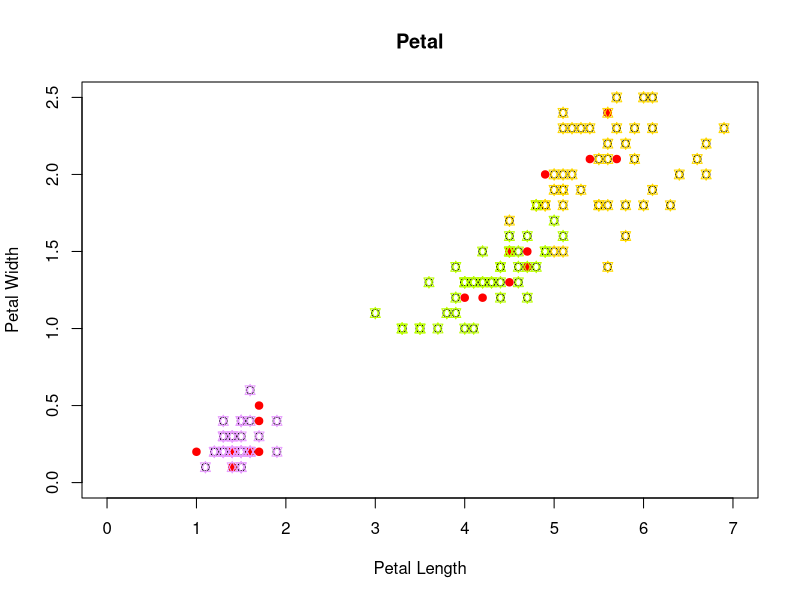
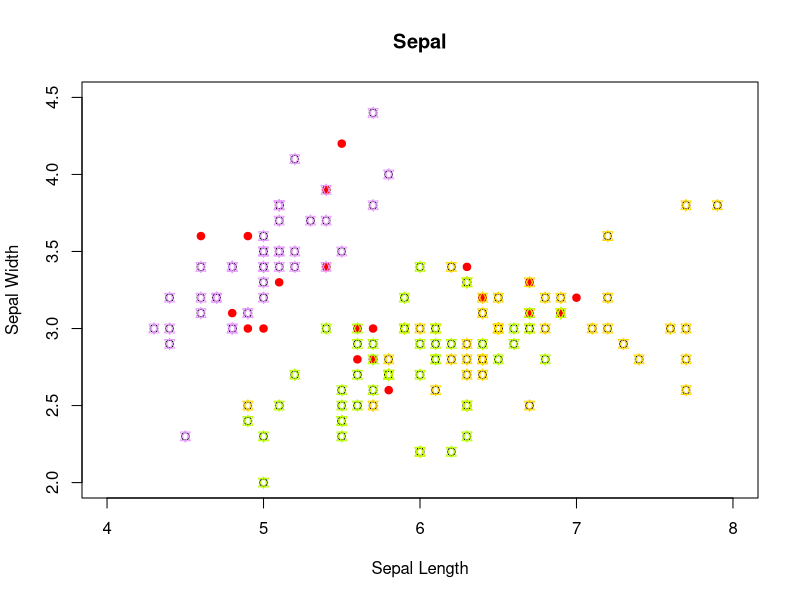
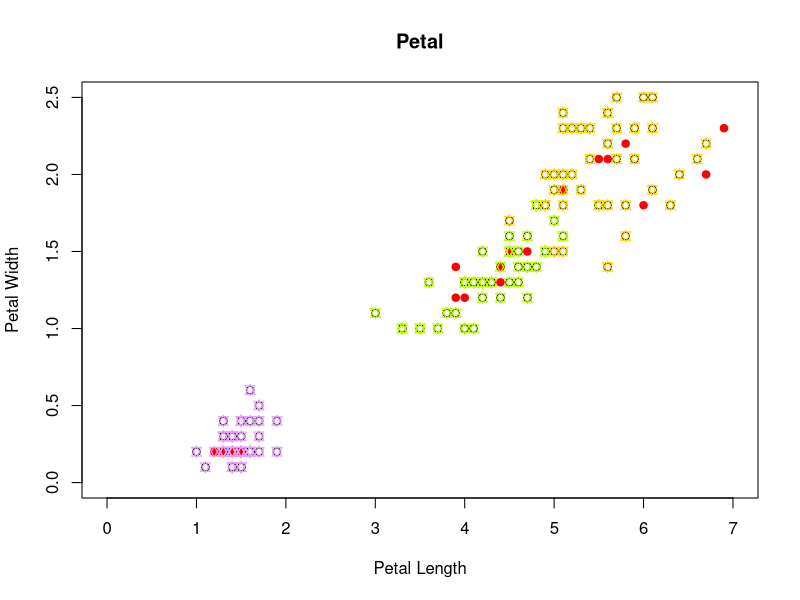
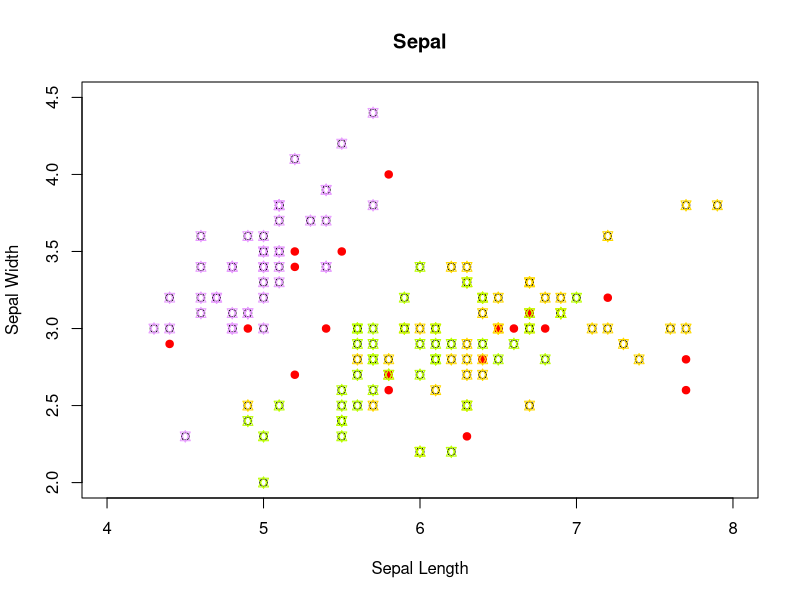
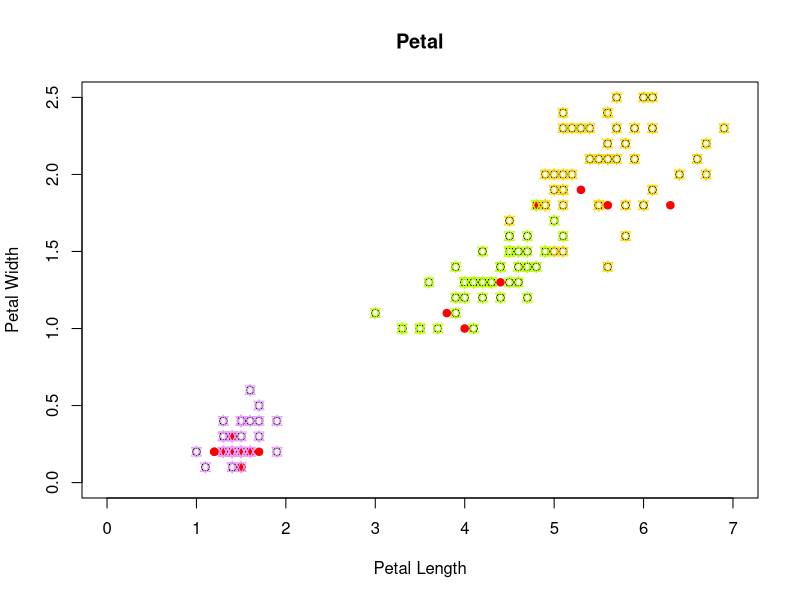
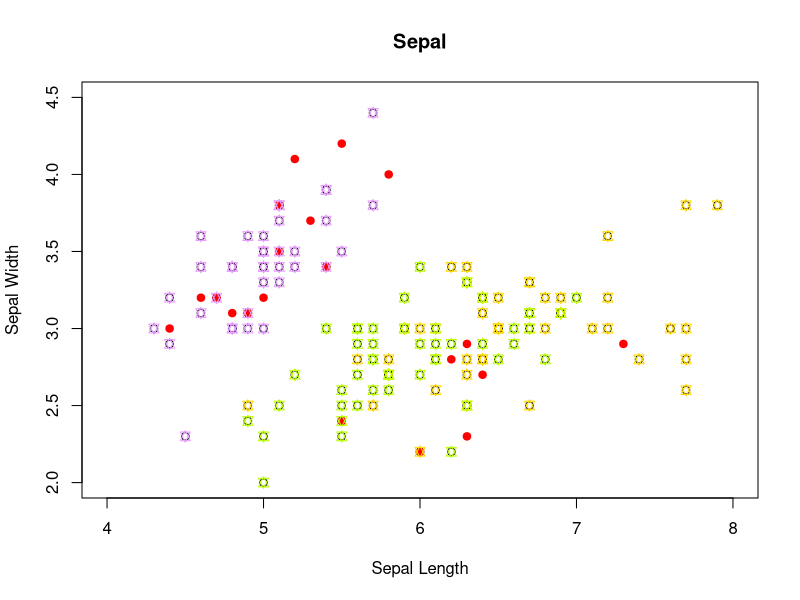
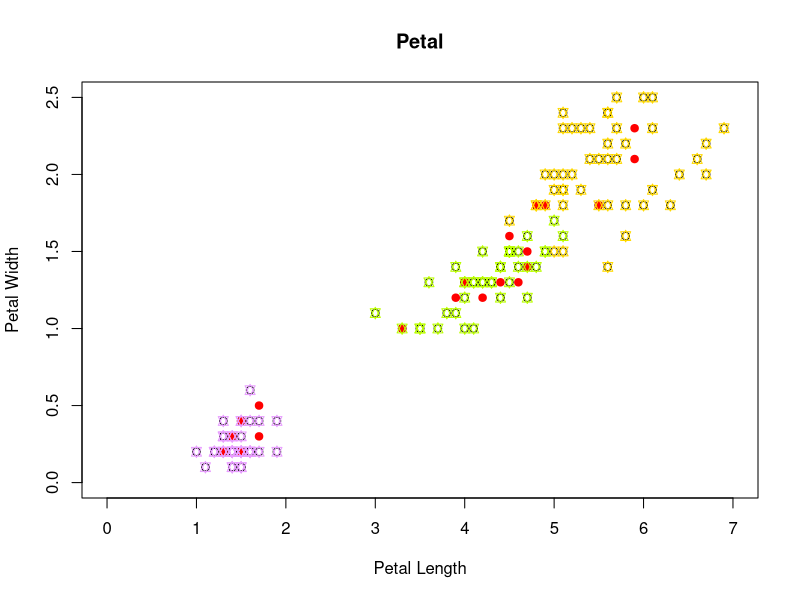
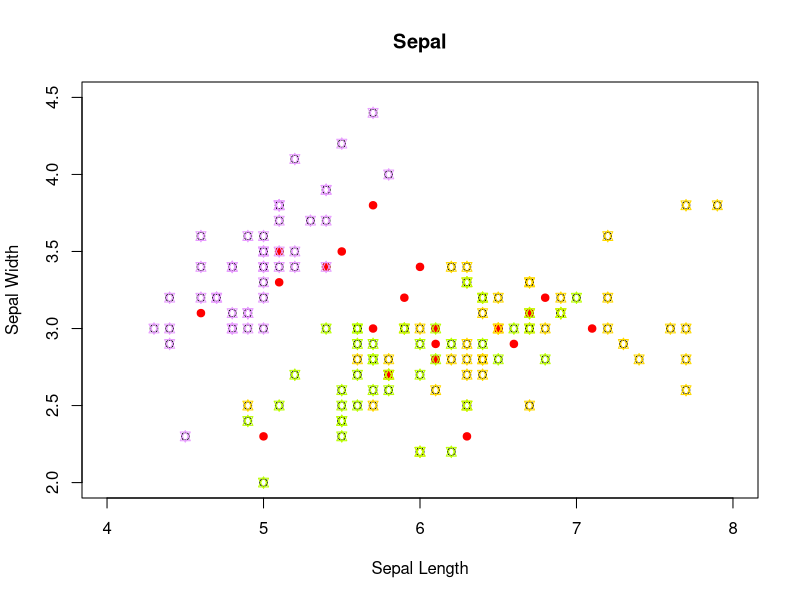

Recreate these plots in R, in order. (Note: this script raises an error after producing the figures.)

library(caret)

#' Usando las coordenadas de 2 cuatro puntos se calcula la distancia entre ambos puntos
#' 
#' @param x1 Valor en el eje x del punto 1
#' @param x2 Valor en el eje x del punto 2
#' @param y1 Valor en el eje y del punto 1
#' @param y2 Valor en el eje y del punto 2
#' @return La distancia entre el punto 1 y el punto 2
distancia <- function(x1, x2, y1, y2) {
  resultado = sqrt((x1 - x2)^2 + (y1 - y2)^2)
  return(resultado)
}

#' Se crea una lista de {q} numeros aleatorios entre 1 y 150
#' 
#' @param q Numero de valores aleatorios
#' @return Un vector de valores aleatorios de tamaño {q}
random_num_list <- function(q) {
  lista = sort(as.integer(runif(q, min = 1, max = 149)))
  for (i in 2:q) {
    prev = i - 1
    if (lista[prev] == lista[i]) {
      lista[i] = lista[i] + 1
    } else if (lista[prev] > lista[i]) {
      lista[i] = lista[prev] + 1
    }
  }
  return(lista)
}

k_n_cerca <- function(data) {
  species = data$Species[1:5]
  muestra = as.data.frame(table(species))
  muestra = muestra[order(muestra$Freq, decreasing = TRUE), ]
  return(as.vector(muestra$species)[1])
}

# Crea las carpetas para el analisis con sepal y petal
dir.create(file.path("./", "tests"), showWarnings = FALSE)

# Lista de presición
precisionTable.sepal = data.frame(k_n = c(1), precision = c(1))
precisionTable.petal = data.frame(k_n = c(1), precision = c(1))
for (prueba in 1:20) {

  # Lista de candidatos a evaluar
  candidatos = random_num_list(20)
  # Data frame con los datos correspondientes a cada candidato
  conejos = iris[candidatos, ]
  # Data frame con todos los datos excepto los candidatos seleccionados
  flores = iris[-candidatos, ]
  conejosTest.sepal = data.frame(original = conejos$Species, nuevo = "")
  conejosTest.petal = data.frame(original = conejos$Species, nuevo = "")
  
  # Crea las carpetas para el analisis con sepal y petal
  dir.create(file.path("./tests/", paste("k_", prueba, sep = "")), showWarnings = FALSE)

  # Ciclo por cada cada candidato (20)
  for (test in 1:length(candidatos)) {
    # Calculo de la distancia entre la muestra y todo el conjunto
    distancia_sepal = distancia(
      conejos$Sepal.Length[test],
      flores$Sepal.Length,
      conejos$Sepal.Width[test],
      flores$Sepal.Width
    )
    distancia_petal = distancia(
      conejos$Petal.Length[test],
      flores$Petal.Length,
      conejos$Petal.Width[test],
      flores$Petal.Width
    )

    # Creación de un data frame con las distancias y sus respectivas especies
    d_sepal = data.frame(
      distancia_sepal,
      Species = flores$Species
    )
    d_petal = data.frame(
      distancia_petal,
      Species = flores$Species
    )

    # Ordenar de menor a mayor los datos segun su distancia
    d_sepal = d_sepal[order(d_sepal$distancia_sepal),]
    d_petal = d_petal[order(d_petal$distancia_petal),]
    # Crea las carpetas para el analisis con sepal y petal
    dir.create(file.path(paste("./tests/k_", prueba, sep = ""), "sepal"), showWarnings = FALSE)
    dir.create(file.path(paste("./tests/k_", prueba, sep = ""), "petal"), showWarnings = FALSE)
    # Escribe los un archivo csv con los 10 primeros elementos de los candidatos segun su distancia sepal y petal
    write.csv(d_sepal[1:10, ], paste("./tests/k_", prueba, "/sepal/candidato_", test, ".csv", sep = ""))
    write.csv(d_petal[1:10, ], paste("./tests/k_", prueba, "/petal/candidato_", test, ".csv", sep = ""))

    # Ciclo para hacer un analisis con los primeras 5 muestras más cercanas segun sepal
    for (q in seq(from = 0.2, to = 1, by = 0.05)) {
      k_n_eval = d_sepal[d_sepal$distancia_sepal < q, ]
      if (length(k_n_eval[ ,1]) >= 5) {
        conejosTest.sepal$nuevo[test] = k_n_cerca(k_n_eval)
        break
      }
    }
    # Ciclo para hacer un analisis con los primeras 5 muestras más cercanas segun petal
    for (q in seq(from = 0.2, to = 1, by = 0.05)) {
      k_n_eval = d_petal[d_petal$distancia_petal < q, ]
      if (length(k_n_eval[ ,1]) >= 5) {
        conejosTest.petal$nuevo[test] = k_n_cerca(k_n_eval)
        break
      }
    }
  }

  # Escribe un resumen de lo analisado con los datos de los candidatos segun sepal y petal
  write.csv(conejosTest.sepal, paste("./tests/k_", prueba, "/resumen_sepal", ".csv", sep = ""))
  write.csv(conejosTest.petal, paste("./tests/k_", prueba, "/resumen_petal", ".csv", sep = ""))

  # Los resumenes son transformados en factores para su correcto analisis para la función {confusionMatrix}
  conejosTest.sepal$original = factor(conejosTest.sepal$original, levels = c('setosa', 'versicolor', 'virginica'))
  conejosTest.sepal$nuevo = factor(conejosTest.sepal$nuevo, levels = c('setosa', 'versicolor', 'virginica'))
  conejosTest.petal$original = factor(conejosTest.petal$original, levels = c('setosa', 'versicolor', 'virginica'))
  conejosTest.petal$nuevo = factor(conejosTest.petal$nuevo, levels = c('setosa', 'versicolor', 'virginica'))
  # Asignación de la matriz de confusion a una variable para su posterior escritura
  matriz.sepal = confusionMatrix(conejosTest.sepal$nuevo, conejosTest.sepal$original)
  matriz.petal = confusionMatrix(conejosTest.petal$nuevo, conejosTest.petal$original)
  write.csv(matriz.sepal$table, paste("./tests/k_", prueba, "/confusion_matrix_sepal", ".csv", sep = ""))
  write.csv(matriz.petal$table, paste("./tests/k_", prueba, "/confusion_matrix_petal", ".csv", sep = ""))
  precisionTable.sepal[prueba, ] = c(prueba, matriz.sepal$overall[1])
  precisionTable.petal[prueba, ] = c(prueba, matriz.petal$overall[1])

  point_size = 1
  petal_plot = paste("./tests/k_", prueba, "/Petal_plot", ".png", sep = "")
  png(file=petal_plot, width = 2000, height = 2000, units = "px", pointsize = 30)
  plot(
    flores$Petal.Length,
    flores$Petal.Width,
    main="Petal",
    xlab="Petal Length",
    ylab="Petal Width",
    xlim=c(0, 7),
    ylim=c(0, 2.5)
  )
  points(
    conejos$Petal.Length,
    conejos$Petal.Width, 
    type = "p",
    pch = 19,
    col = "red",
  )
  points(
    flores$Petal.Length[flores$Species == "setosa"],
    flores$Petal.Width[flores$Species == "setosa"], 
    type = "p",
    pch = 11,
    col = "#e89eff",
    cex = point_size,
  )
  points(
    flores$Petal.Length[flores$Species == "virginica"],
    flores$Petal.Width[flores$Species == "virginica"], 
    type = "p",
    pch = 11,
    col = "#ffd900",
    cex = point_size,
  )
  points(
    flores$Petal.Length[flores$Species == "versicolor"],
    flores$Petal.Width[flores$Species == "versicolor"], 
    type = "p",
    pch = 11,
    col = "#bbff00",
    cex = point_size,
  )
  dev.off()

  sepal_plot = paste("./tests/k_", prueba, "/Sepal_plot", ".png", sep = "")
  png(file=sepal_plot, width = 2000, height = 2000, units = "px", pointsize = 30)
  plot(
    flores$Sepal.Length,
    flores$Sepal.Width,
    main="Sepal",
    xlab="Sepal Length",
    ylab="Sepal Width",
    xlim=c(4, 8),
    ylim=c(2, 4.5)
  )
  points(
    conejos$Sepal.Length,
    conejos$Sepal.Width, 
    type = "p",
    pch = 19,
    col = "red",
  )
  points(
    flores$Sepal.Length[flores$Species == "setosa"],
    flores$Sepal.Width[flores$Species == "setosa"], 
    type = "p",
    pch = 11,
    col = "#e89eff",
    cex = point_size,
  )
  points(
    flores$Sepal.Length[flores$Species == "virginica"],
    flores$Sepal.Width[flores$Species == "virginica"], 
    type = "p",
    pch = 11,
    col = "#ffd900",
    cex = point_size,
  )
  points(
    flores$Sepal.Length[flores$Species == "versicolor"],
    flores$Sepal.Width[flores$Species == "versicolor"], 
    type = "p",
    pch = 11,
    col = "#bbff00",
    cex = point_size,
  )
  dev.off()
}


write.csv(precisionTable.sepal, "./tests/accuracy_sepal.csv")
write.csv(precisionTable.petal, "./tests/accuracy_petal.csv")

png(file="sepal_accuracy.png", width = 2000, height = 2000, units = "px", pointsize = 30)

plot(
  precisionTable.sepal$k_n,
  precisionTable.sepal$precision,
  main="Accuracy",
  xlab="K_n",
  ylab="Accuracy",
  xlim=c(1, 21),
  ylim=c(0.5, 1),
  type = "n",
  xaxt = "n",
  yaxt = "n"
)
puntos.sepal = precisionTable.sepal[order(precisionTable.sepal$precision),]
tabla_puntos = as.data.frame(table(puntos.sepal$precision))
axis(1, at = c(1, 5, 10, 15, 20))
axis(2, at = format(round(as.numeric(as.vector(tabla_puntos$Var1)), 2), nsmall = 2), las = 1,)
paleta = hcl.colors(
  length(table(puntos.sepal$precision)),
  palette = "Temps"
)
paleta_per = NULL
for (punto in 1:length(table(puntos.sepal$precision))) {
  times = tabla_puntos$Freq[punto]
  paleta_per = append(paleta_per, rep(paleta[punto], times))
}
points(
  puntos.sepal$k_n,
  puntos.sepal$precision,
  type = "p",
  pch = 15,
  col= paleta_per,
  cex = 2,
)
text(
  puntos.sepal$k_n,
  puntos.sepal$precision,
  labels = puntos.sepal$k_n,
  cex= 0.9,
  pos= 3
)

dev.off()


png(file="petal_accuracy.png", width = 2000, height = 2000, units = "px", pointsize = 30)

plot(
  precisionTable.petal$k_n,
  precisionTable.petal$precision,
  main="Accuracy",
  xlab="K_n",
  ylab="Accuracy",
  xlim=c(1, 21),
  ylim=c(0.5, 1),
  type = "n",
  xaxt = "n",
  yaxt = "n"
)
puntos.petal = precisionTable.petal[order(precisionTable.petal$precision),]
tabla_puntos = as.data.frame(table(puntos.petal$precision))
axis(1, at = c(1, 5, 10, 15, 20))
axis(2, at = format(round(as.numeric(as.vector(tabla_puntos$Var1)), 2), nsmall = 2), las = 1,)
paleta = hcl.colors(
  length(table(puntos.petal$precision)),
  palette = "Temps"
)
paleta_per = NULL
for (punto in 1:length(table(puntos.petal$precision))) {
  times = tabla_puntos$Freq[punto]
  paleta_per = append(paleta_per, rep(paleta[punto], times))
}
points(
  puntos.petal$k_n,
  puntos.petal$precision,
  type = "p",
  pch = 15,
  col= paleta_per,
  cex = 2,
)
text(
  puntos.petal$k_n,
  puntos.petal$precision,
  labels = puntos.petal$k_n,
  cex= 0.9,
  pos= 3
)

dev.off()
